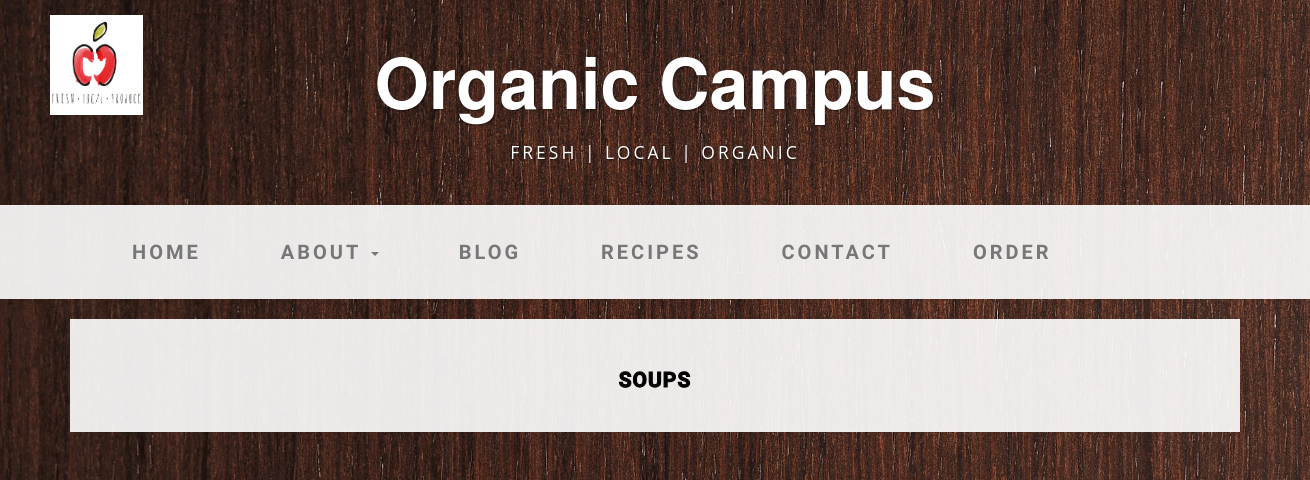
The app's page /recipe/, older data.
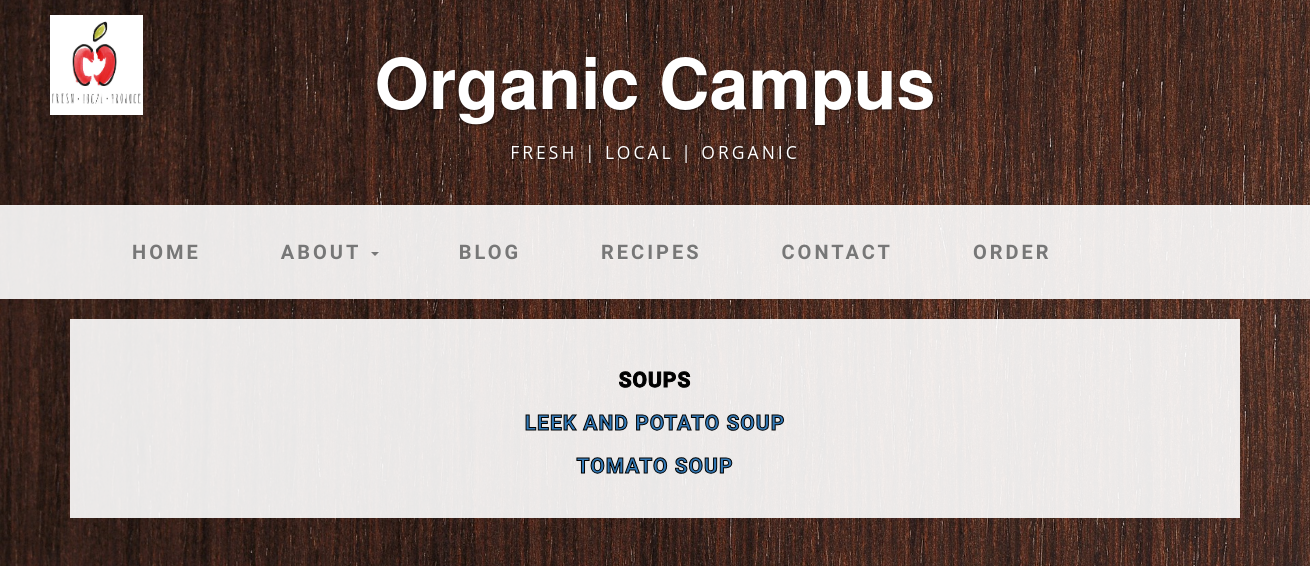
The same page, newer data.
### blog/models.py (models this page shows, shortened)
class Recipe(models.Model):
    CATEGORY_SOUP = 'SOUP'
    CATEGORY_PASTA = 'PASTA'
    CATEGORY_DESSERT = 'DESSERT'
    CATEGORY_SALAD = 'SALAD'
    CATEGORY_STEW = 'STEW'
    CATEGORIES = (
        (CATEGORY_SOUP, u'soup'),
        (CATEGORY_PASTA, u'pasta'),
        (CATEGORY_DESSERT, u'dessert'),
        (CATEGORY_SALAD, u'salad'),
        (CATEGORY_STEW, u'stew'),
    )
    DIFFICULTY_EASY = 'EASY'
    DIFFICULTY_MEDIUM = 'MEDIUM'
    DIFFICULTY_HARD = 'HARD'
    DIFFICULTIES = (
        (DIFFICULTY_EASY, u'easy'),
        (DIFFICULTY_MEDIUM, u'normal'),
        (DIFFICULTY_HARD, u'hard'),
    )
    author = models.ForeignKey('auth.User')
    title = models.CharField(max_length=200)
    time = models.IntegerField(blank=True, null=True)
    ingredients = models.TextField()
    instructions = models.TextField()
    figure = models.ImageField(upload_to="static/img",
                               blank=True,
                               null=True,
                               verbose_name="figure")
    difficulty = models.CharField(
       max_length=6,
       choices=DIFFICULTIES,
       default=DIFFICULTY_EASY,
    )
    categories = models.CharField(
       max_length=7,
       choices=CATEGORIES,
       default=CATEGORY_SOUP,
    )

### blog/views.py (the view)
# urls.py: url(r'^recipe/$', views.recipe_list, name='recipe'),
def recipe_list(request):
    recipes = Recipe.objects.all()
    return render(request, 'blog/recipe_list.html', {'recipes': recipes})

### blog/templates/blog/recipe_list.html (shortened to what this page needs)
{% extends 'blog/base.html' %}
{% block content %}
     <h1 class="titleText">SOUPS</h1>
    {% for recipe in recipes %}
       <div class="">
        {% if recipe.categories == "SOUP" %}
           <div class="recipe">
              <h1 class="titleText"><a href="{% url 'recipe_detail' pk=recipe.pk %}">{{ recipe.title }}</a></h1>
           </div>
        {% endif %}
       </div>
    {% endfor %}
{% endblock %}

Row changes from the older to the newer data that the page shows:
now on this page (row edited): Recipe: title "LEEK AND POTATO SOUP"
now on this page (row edited): Recipe: title "TOMATO SOUP"
